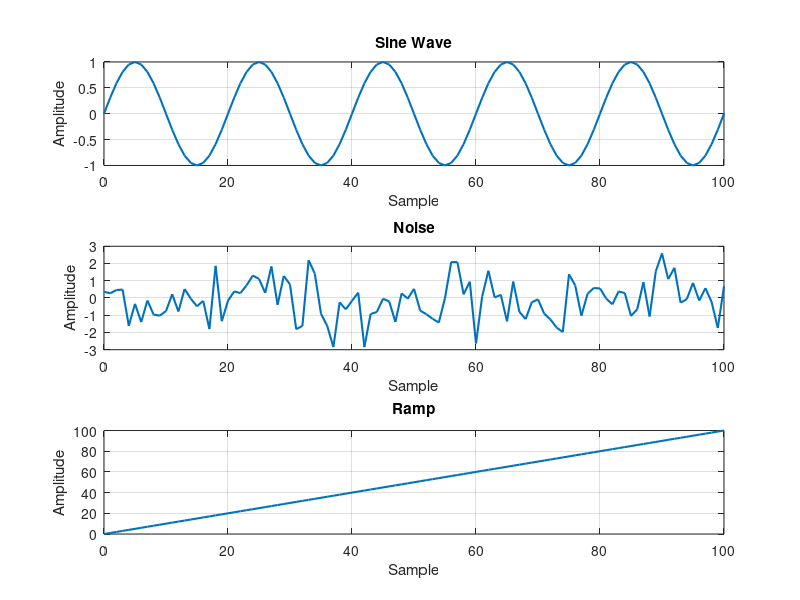

MATLAB code for this plot:
%{
Problem 24: Signal Classification (Basic Intro)
    •   Generate multiple signal types
    •   Extract features (mean, variance, etc.)
    •   Classify based on properties
%}

clc;
clear;
close all;

% Sample index
n = 0:100;

%% Generate Signals
signal1 = sin(2*pi*0.05*n);      % Sine Wave
signal2 = randn(size(n));        % Random Noise
signal3 = n;                     % Ramp Signal

% Store signals
signals = {signal1, signal2, signal3};
names = {'Sine Wave','Noise','Ramp'};

figure;

for i = 1:3

    x = signals{i};

    % Plot Signal
    subplot(3,1,i);
    plot(n,x,'LineWidth',1.5);
    title(names{i});
    xlabel('Sample');
    ylabel('Amplitude');
    grid on;

    %% Feature Extraction
    Mean = mean(x);
    Variance = var(x);
    Std = std(x);

    %% Signal Classification
    if Variance > 500
        predicted = 'Ramp';

    elseif Std < 1
        predicted = 'Sine Wave';

    else
        predicted = 'Noise';
    end

    %% Display Results
    fprintf('\n-----------------------------\n');
    fprintf('Actual Signal     : %s\n', names{i});
    fprintf('Mean              : %.3f\n', Mean);
    fprintf('Variance          : %.3f\n', Variance);
    fprintf('Standard Deviation: %.3f\n', Std);
    fprintf('Predicted Class   : %s\n', predicted);

end
